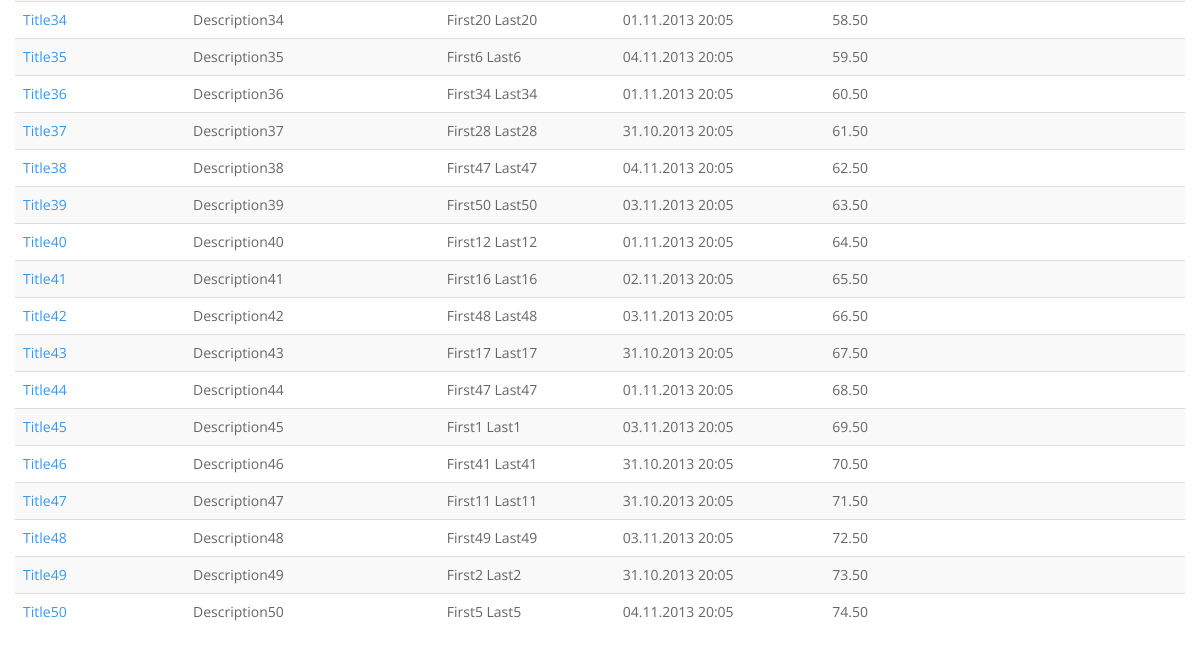
Page /YAAS/ (lower part) on the earlier database version.
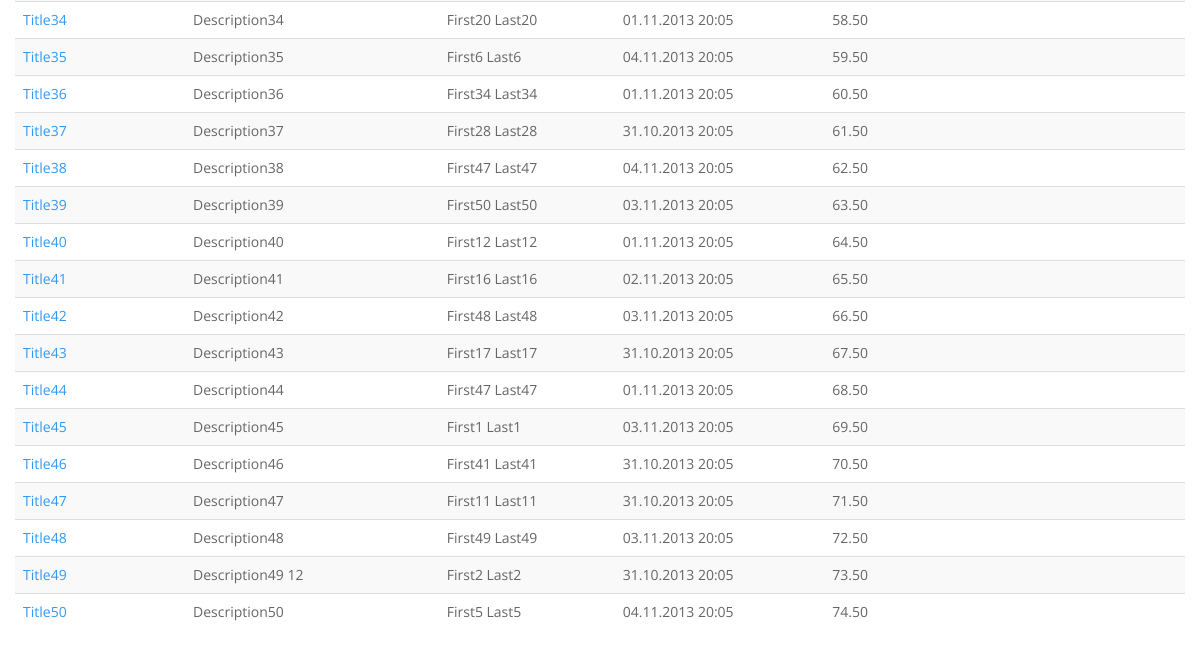
Same page on the later database version.
### YAAS_app/models.py (models this page shows, shortened)
class Auction(models.Model):
    id = models.AutoField(primary_key=True)
    seller = models.ForeignKey(User, related_name='seller')
    title = models.CharField(max_length=30)
    description = models.TextField()
    start_date = models.DateTimeField(auto_now_add=True)
    updated_date = models.DateTimeField(auto_now=True)
    end_date = models.DateTimeField()
    minimum_price = models.DecimalField(max_digits=16, decimal_places=2)
    current_bid = models.DecimalField(max_digits=16, decimal_places=2, null=True)
    bidder = models.ForeignKey(User, related_name='bidder', null=True)

### YAAS_app/views.py (the view)
def home(request):
    template = "home.html"
    context = {"auctions": Auction.objects.all()}
    return render_to_response(template, context, context_instance=RequestContext(request))

### templates/home.html (shortened to what this page needs)
{% extends "base.html" %}
{% block content %}
    <div class="row">
        <table class="table table-striped table-hover">
            <tbody>
            {% for a in auctions %}
                <tr>
                    <td><a href="/YAAS/view_auction/{{ a.id }}/">{{ a.title }}</a></td>
                    <td>{{ a.description|truncatechars:20 }}</td>
                    <td>{{ a.seller.get_full_name }}</td>
                    <td>{{ a.end_date|date:"d.m.Y H:i" }}</td>
                    <td>{{ a.minimum_price|floatformat:2 }}</td>
                    <td>{{ a.current_bid|floatformat:2 }}</td>
                </tr>
            {% endfor %}
            </tbody>
        </table>
    </div>
{% endblock %}

Differences in the rows shown:
changed Auction "Title49": description "Description49" → "Description49 12"
